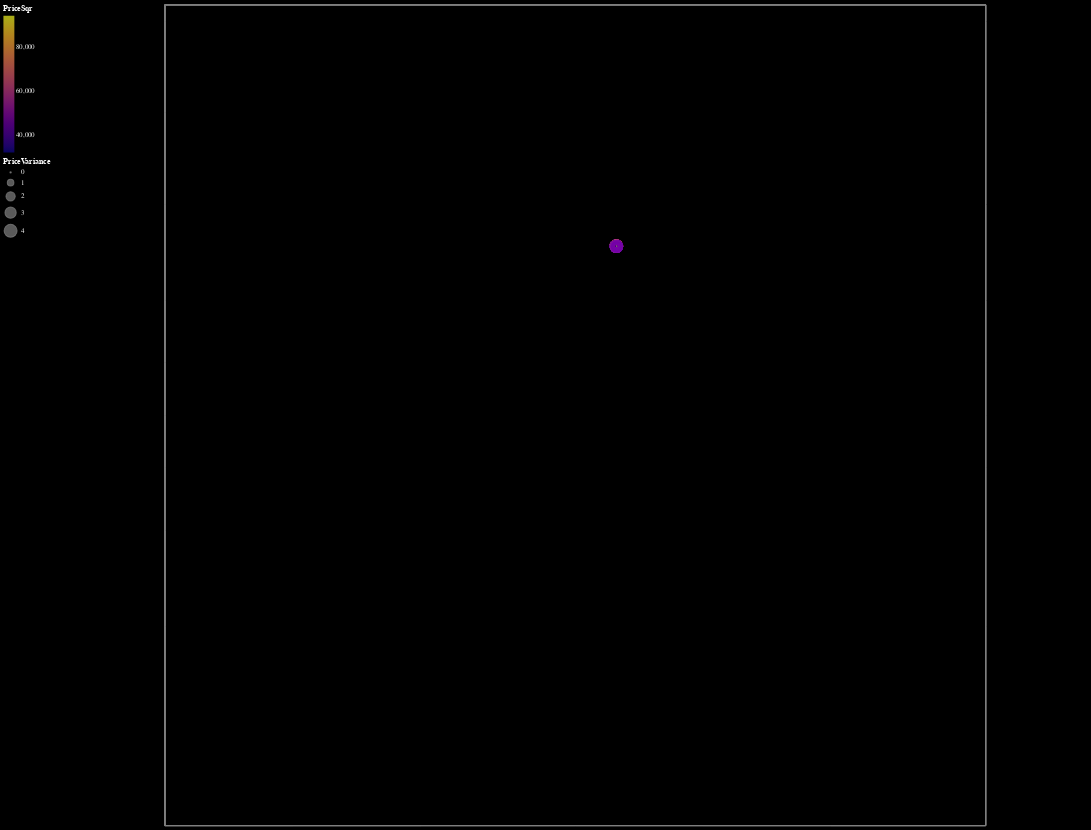

This figure's notebook cell:
### Code cell
# Plot prices on a map with districts
# Load a chart per district
rootDir = "./geojson"
charts = []
for _, _, geojson_filenames in os.walk(rootDir):
    for geojson_name in geojson_filenames:
        gdf = gpd.read_file(f"./geojson/{geojson_name}", driver="GeoJSON")
        chart = alt.Chart(gdf).mark_geoshape(
            stroke="gray",
            fill=None
        )
        charts.append(chart)

# Add prices on top
prices_legend = alt.Legend(orient="left", labelColor="white", titleColor="white", symbolFillColor="gray", symbolStrokeColor="gray")
prices = alt.Chart(map_df).mark_circle().encode(
    latitude="CenterLat",
    longitude="CenterLon",
    color=alt.Color("PriceSqr", scale=alt.Scale(scheme="plasma"), legend=prices_legend),
    size=alt.Size("PriceVariance", legend=prices_legend),
    tooltip=["CenterLat", "CenterLon", "PriceSqr", "PriceVariance"]
).project()

final_chart = prices
for chart in charts:
    final_chart += chart

final_chart.properties(width=1500, height=1200).configure(background="black")

### Figure 1 — Vega-Lite specification as saved in the notebook (floating-point values rounded to 4 significant figures; data arrays with more than 128 entries replaced by an {"elided": "..."} marker saying what was removed)
{"config": {"view": {"continuousWidth": 400, "continuousHeight": 300}, "background": "black"}, "layer": [{"data": {"name": "data-431c1b9a04e75abf7dda71a6ffa867b4"}, "mark": "circle", "encoding": {"color": {"type": "quantitative", "field": "PriceSqr", "legend": {"labelColor": "white", "orient": "left", "symbolFillColor": "gray", "symbolStrokeColor": "gray", "titleColor": "white"}, "scale": {"scheme": "plasma"}}, "latitude": {"field": "CenterLat", "type": "quantitative"}, "longitude": {"field": "CenterLon", "type": "quantitative"}, "size": {"type": "quantitative", "field": "PriceVariance", "legend": {"labelColor": "white", "orient": "left", "symbolFillColor": "gray", "symbolStrokeColor": "gray", "titleColor": "white"}}, "tooltip": [{"type": "quantitative", "field": "CenterLat"}, {"type": "quantitative", "field": "CenterLon"}, {"type": "quantitative", "field": "PriceSqr"}, {"type": "quantitative", "field": "PriceVariance"}]}, "projection": {"type": "mercator"}}, {"data": {"name": "data-d307e894c609f96e72b9f2ef84a65882"}, "mark": {"type": "geoshape", "fill": null, "stroke": "gray"}}, {"data": {"name": "data-e477ea1ebc81d76c338732761cc9a13d"}, "mark": {"type": "geoshape", "fill": null, "stroke": "gray"}}, {"data": {"name": "data-a77e67c0024516892346c39b9cca1d40"}, "mark": {"type": "geoshape", "fill": null, "stroke": "gray"}}, {"data": {"name": "data-5eb3c2915d925619736b39ddbabf6fe3"}, "mark": {"type": "geoshape", "fill": null, "stroke": "gray"}}, {"data": {"name": "data-4483b5ed4066f5f7178a09a25a7edb82"}, "mark": {"type": "geoshape", "fill": null, "stroke": "gray"}}, {"data": {"name": "data-cbd39006c56f6cbaa7ae5d64a09ab77d"}, "mark": {"type": "geoshape", "fill": null, "stroke": "gray"}}, {"data": {"name": "data-15441bf84f50cb520e2f87c75fb69471"}, "mark": {"type": "geoshape", "fill": null, "stroke": "gray"}}, {"data": {"name": "data-d1f0638333741df0ca224258074836a0"}, "mark": {"type": "geoshape", "fill": null, "stroke": "gray"}}, {"data": {"name": "data-2ffcb6604b807a575b45ea37d43e30d2"}, "mark": {"type": "geoshape", "fill": null, "stroke": "gray"}}, {"data": {"name": "data-bdef1df9570592c10321ff60566c5841"}, "mark": {"type": "geoshape", "fill": null, "stroke": "gray"}}, {"data": {"name": "data-882f2bb3956b339b4a74b11d2de3a155"}, "mark": {"type": "geoshape", "fill": null, "stroke": "gray"}}, {"data": {"name": "data-69cecb2d7ac734398410c271fef42ac9"}, "mark": {"type": "geoshape", "fill": null, "stroke": "gray"}}, {"data": {"name": "data-3ec0cbe0ea06c0db8f495daee8c5e7e6"}, "mark": {"type": "geoshape", "fill": null, "stroke": "gray"}}, {"data": {"name": "data-1ecaaa97234664caf10ad037e5584d85"}, "mark": {"type": "geoshape", "fill": null, "stroke": "gray"}}, {"data": {"name": "data-e97295747bf5e70891e899d3729f0e59"}, "mark": {"type": "geoshape", "fill": null, "stroke": "gray"}}, {"data": {"name": "data-028da301dd2d55c76703bfcc5a06890e"}, "mark": {"type": "geoshape", "fill": null, "stroke": "gray"}}, {"data": {"name": "data-10bb472406603388512d35cc1c989d99"}, "mark": {"type": "geoshape", "fill": null, "stroke": "gray"}}, {"data": {"name": "data-e59f9c62d413c5ae47b288f8790f8b85"}, "mark": {"type": "geoshape", "fill": null, "stroke": "gray"}}, {"data": {"name": "data-890972c527d3f0a52a6d432df1906eb6"}, "mark": {"type": "geoshape", "fill": null, "stroke": "gray"}}], "height": 1200, "width": 1500, "$schema": "https://vega.github.io/schema/vega-lite/v4.8.1.json", "datasets": {"data-431c1b9a04e75abf7dda71a6ffa867b4": {"elided": "847 records"}, "data-d307e894c609f96e72b9f2ef84a65882": [{"type": "Feature", "geometry": {"type": "GeometryCollection", "geometries": [{"type": "MultiPolygon", "coordinates": {"elided": "1x1x162x2 float values"}}]}}], "data-e477ea1ebc81d76c338732761cc9a13d": [{"type": "Feature", "geometry": {"type": "GeometryCollection", "geometries": [{"type": "MultiPolygon", "coordinates": {"elided": "1x1x205x2 float values"}}]}}], "data-a77e67c0024516892346c39b9cca1d40": [{"type": "Feature", "geometry": {"type": "GeometryCollection", "geometries": [{"type": "MultiPolygon", "coordinates": {"elided": "1x1x90x2 float values"}}]}}], "data-5eb3c2915d925619736b39ddbabf6fe3": [{"type": "Feature", "geometry": {"type": "GeometryCollection", "geometries": [{"type": "MultiPolygon", "coordinates": {"elided": "1x1x717x2 float values"}}]}}], "data-4483b5ed4066f5f7178a09a25a7edb82": [{"type": "Feature", "geometry": {"type": "GeometryCollection", "geometries": [{"type": "MultiPolygon", "coordinates": {"elided": "1x1x283x2 float values"}}]}}], "data-cbd39006c56f6cbaa7ae5d64a09ab77d": [{"type": "Feature", "geometry": {"type": "GeometryCollection", "geometries": [{"type": "MultiPolygon", "coordinates": [[[[18.06, 59.33], [18.07, 59.33], [18.07, 59.33], [18.07, 59.33], [18.08, 59.33], [18.08, 59.33], [18.08, 59.32], [18.08, 59.32], [18.07, 59.32], [18.07, 59.32], [18.06, 59.32], [18.07, 59.32], [18.07, 59.32], [18.07, 59.32], [18.07, 59.32], [18.07, 59.32], [18.07, 59.33], [18.06, 59.33], [18.06, 59.33]]]]}]}}], "data-15441bf84f50cb520e2f87c75fb69471": [{"type": "Feature", "geometry": {"type": "GeometryCollection", "geometries": [{"type": "MultiPolygon", "coordinates": {"elided": "1x1x152x2 float values"}}]}}], "data-d1f0638333741df0ca224258074836a0": [{"type": "Feature", "geometry": {"type": "GeometryCollection", "geometries": [{"type": "MultiPolygon", "coordinates": [[[[17.97, 59.31], [17.98, 59.31], [17.99, 59.32], [18.0, 59.32], [18.0, 59.32], [18.01, 59.32], [18.02, 59.32], [18.02, 59.32], [18.03, 59.32], [18.03, 59.32], [18.04, 59.32], [18.06, 59.32], [18.06, 59.33], [18.06, 59.33], [18.06, 59.33], [18.06, 59.33], [18.05, 59.33], [18.05, 59.33], [18.05, 59.33], [18.05, 59.33], [18.05, 59.33], [18.05, 59.33], [18.05, 59.33], [18.05, 59.34], [18.04, 59.34], [18.04, 59.34], [18.04, 59.34], [18.03, 59.34], [18.03, 59.34], [18.02, 59.34], [18.02, 59.34], [18.02, 59.34], [18.02, 59.34], [18.02, 59.34], [18.02, 59.34], [18.02, 59.34], [18.01, 59.34], [18.01, 59.34], [18.01, 59.34], [18.01, 59.34], [18.0, 59.34], [18.0, 59.34], [18.0, 59.34], [18.0, 59.34], [17.99, 59.34], [17.99, 59.33], [17.99, 59.33], [17.99, 59.33], [17.99, 59.33], [17.99, 59.33], [17.98, 59.32], [17.98, 59.32], [17.98, 59.32], [17.98, 59.32], [17.97, 59.31]]]]}]}}], "data-2ffcb6604b807a575b45ea37d43e30d2": [{"type": "Feature", "geometry": {"type": "GeometryCollection", "geometries": [{"type": "MultiPolygon", "coordinates": {"elided": "1x1x102x2 float values"}}]}}], "data-bdef1df9570592c10321ff60566c5841": [{"type": "Feature", "geometry": {"type": "GeometryCollection", "geometries": [{"type": "MultiPolygon", "coordinates": {"elided": "1x1x4676x2 float values"}}]}}], "data-882f2bb3956b339b4a74b11d2de3a155": [{"type": "Feature", "geometry": {"type": "GeometryCollection", "geometries": [{"type": "MultiPolygon", "coordinates": {"elided": "1x1x185x2 float values"}}]}}], "data-69cecb2d7ac734398410c271fef42ac9": [{"type": "Feature", "geometry": {"type": "GeometryCollection", "geometries": [{"type": "MultiPolygon", "coordinates": {"elided": "1x1x107x2 float values"}}]}}], "data-3ec0cbe0ea06c0db8f495daee8c5e7e6": [{"type": "Feature", "geometry": {"type": "GeometryCollection", "geometries": [{"type": "MultiPolygon", "coordinates": {"elided": "1x1x79x2 float values"}}]}}], "data-1ecaaa97234664caf10ad037e5584d85": [{"type": "Feature", "geometry": {"type": "GeometryCollection", "geometries": [{"type": "MultiPolygon", "coordinates": {"elided": "1x1x90x2 float values"}}]}}], "data-e97295747bf5e70891e899d3729f0e59": [{"type": "Feature", "geometry": {"type": "GeometryCollection", "geometries": [{"type": "MultiPolygon", "coordinates": {"elided": "1x1x213x2 float values"}}]}}], "data-028da301dd2d55c76703bfcc5a06890e": [{"type": "Feature", "geometry": {"type": "GeometryCollection", "geometries": [{"type": "MultiPolygon", "coordinates": {"elided": "1x1x304x2 float values"}}]}}], "data-10bb472406603388512d35cc1c989d99": [{"type": "Feature", "geometry": {"type": "GeometryCollection", "geometries": [{"type": "MultiPolygon", "coordinates": {"elided": "1x1x141x2 float values"}}]}}], "data-e59f9c62d413c5ae47b288f8790f8b85": [{"type": "Feature", "geometry": {"type": "GeometryCollection", "geometries": [{"type": "MultiPolygon", "coordinates": {"elided": "1x1x140x2 float values"}}]}}], "data-890972c527d3f0a52a6d432df1906eb6": [{"type": "Feature", "geometry": {"type": "GeometryCollection", "geometries": [{"type": "MultiPolygon", "coordinates": {"elided": "1x1x109x2 float values"}}]}}]}}
